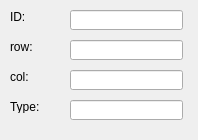
<?xml version="1.0" encoding="UTF-8"?>
<ui version="4.0">
 <class>HexItemInfoDialog</class>
 <widget class="QWidget" name="HexItemInfoDialog">
  <property name="geometry">
   <rect>
    <x>0</x>
    <y>0</y>
    <width>198</width>
    <height>140</height>
   </rect>
  </property>
  <property name="windowTitle">
   <string>HexItemInfoDialog</string>
  </property>
  <widget class="QLabel" name="label">
   <property name="geometry">
    <rect>
     <x>10</x>
     <y>10</y>
     <width>46</width>
     <height>13</height>
    </rect>
   </property>
   <property name="text">
    <string>ID:</string>
   </property>
  </widget>
  <widget class="QLineEdit" name="lineEditID">
   <property name="geometry">
    <rect>
     <x>70</x>
     <y>10</y>
     <width>113</width>
     <height>20</height>
    </rect>
   </property>
  </widget>
  <widget class="QLabel" name="labelCol">
   <property name="geometry">
    <rect>
     <x>10</x>
     <y>70</y>
     <width>46</width>
     <height>13</height>
    </rect>
   </property>
   <property name="text">
    <string>col:</string>
   </property>
  </widget>
  <widget class="QLineEdit" name="lineEditCol">
   <property name="geometry">
    <rect>
     <x>70</x>
     <y>70</y>
     <width>113</width>
     <height>20</height>
    </rect>
   </property>
  </widget>
  <widget class="QLabel" name="labelRow">
   <property name="geometry">
    <rect>
     <x>10</x>
     <y>40</y>
     <width>46</width>
     <height>13</height>
    </rect>
   </property>
   <property name="text">
    <string>row:</string>
   </property>
  </widget>
  <widget class="QLineEdit" name="lineEditRow">
   <property name="geometry">
    <rect>
     <x>70</x>
     <y>40</y>
     <width>113</width>
     <height>20</height>
    </rect>
   </property>
  </widget>
  <widget class="QLabel" name="labelType">
   <property name="geometry">
    <rect>
     <x>10</x>
     <y>100</y>
     <width>46</width>
     <height>13</height>
    </rect>
   </property>
   <property name="text">
    <string>Type:</string>
   </property>
  </widget>
  <widget class="QLineEdit" name="lineEditType">
   <property name="geometry">
    <rect>
     <x>70</x>
     <y>100</y>
     <width>113</width>
     <height>20</height>
    </rect>
   </property>
  </widget>
 </widget>
 <layoutdefault spacing="6" margin="11"/>
 <resources/>
 <connections/>
</ui>
